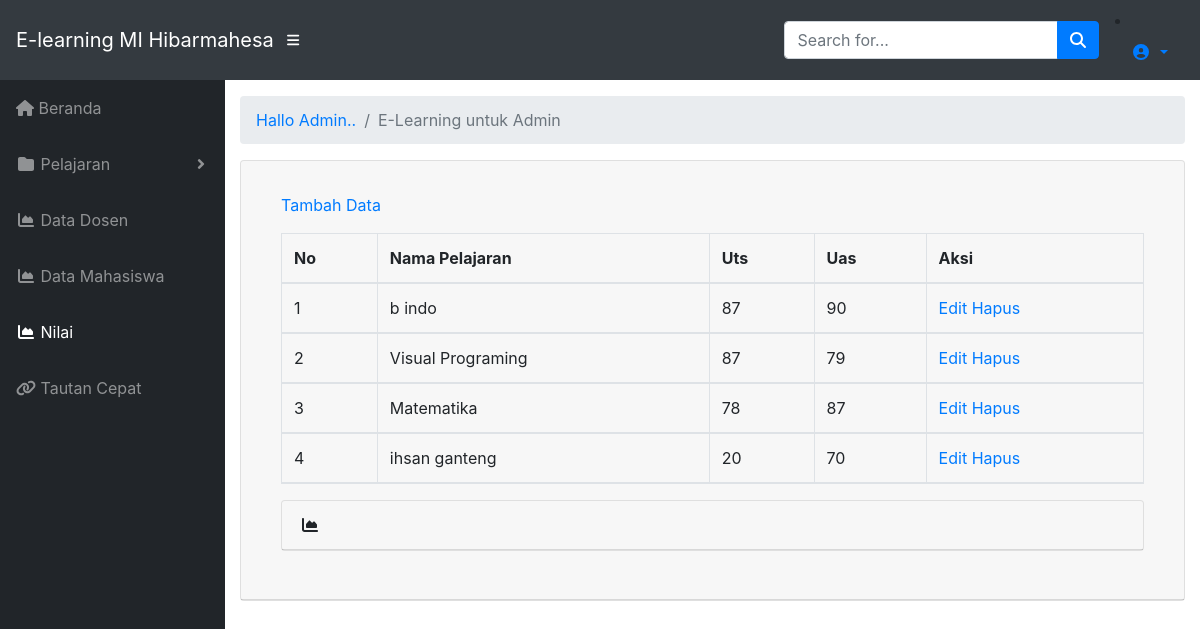
/index.php/crud, run on the app's committed database.
### tables this page shows
CREATE TABLE IF NOT EXISTS `nilai` (
`id` int(10) NOT NULL,
  `namapel` varchar(100) NOT NULL,
  `uts` int(100) NOT NULL,
  `uas` int(100) NOT NULL
);

### application/controllers/crud.php (called while the page is built, shortened)
<?php
class Crud extends CI_Controller{
    function __construct(){
        $this->load->model('m_data');
        $this->load->helper('url');
    }
    function index(){
        $data['nilai'] = $this->m_data->tampil_data()->result();
        $this->load->view('v_nilai_admin',$data);
    }
}

### index.php (called while the page is built, shortened)
<?php
require_once BASEPATH.'core/CodeIgniter.php';

### application/models/m_data.php (called while the page is built, shortened)
<?php
class M_data extends CI_Model{
	function tampil_data(){
		return $this->db->get('nilai');
	}
}

### application/views/v_nilai_admin.php (the view, shortened to what this page needs)
<!DOCTYPE html>
<html lang="en">
<head>
  <link href="vendor/fontawesome-free/css/all.min.css" rel="stylesheet" type="text/css">
  <link href="vendor/datatables/dataTables.bootstrap4.css" rel="stylesheet">
  <link href="css/sb-admin.css" rel="stylesheet">
</head>
<body id="page-top">
  <nav class="navbar navbar-expand navbar-dark bg-dark static-top">
    <a class="navbar-brand mr-1" href="index.html">E-learning MI Hibarmahesa</a>
    <button class="btn btn-link btn-sm text-white order-1 order-sm-0" id="sidebarToggle" href="#">
      <i class="fas fa-bars"></i>
    </button>
    <form class="d-none d-md-inline-block form-inline ml-auto mr-0 mr-md-3 my-2 my-md-0">
      <div class="input-group">
        <input type="text" class="form-control" placeholder="Search for..." aria-label="Search" aria-describedby="basic-addon2">
        <div class="input-group-append">
          <button class="btn btn-primary" type="button">
            <i class="fas fa-search"></i>
          </button>
        </div>
      </div>
    </form>
      <li class="nav-item dropdown no-arrow">
        <a class="nav-link dropdown-toggle" href="#" id="userDropdown" role="button" data-toggle="dropdown" aria-haspopup="true" aria-expanded="false">
          <i class="fas fa-user-circle fa-fw"></i>
        </a>
      </li>
  </nav>
  <div id="wrapper">
    <ul class="sidebar navbar-nav">
      <li class="nav-item">
        <a class="nav-link" href="dashboard_admin">
          <i class="fas fa-home"></i>
          <span>Beranda</span>
        </a>
      </li>
      <li class="nav-item dropdown">
        <a class="nav-link dropdown-toggle" href="#" id="pagesDropdown" role="button" data-toggle="dropdown" aria-haspopup="true" aria-expanded="false">
          <i class="fas fa-fw fa-folder"></i>
          <span>Pelajaran</span>
        </a>
      </li>
      <li class="nav-item">
        <a class="nav-link" href="data_dosen">
          <i class="fas fa-fw fa-chart-area"></i>
          <span>Data Dosen</span></a>
          <li class="nav-item">
        <a class="nav-link" href="data_mahasiswa">
          <i class="fas fa-fw fa-chart-area"></i>
          <span>Data Mahasiswa</span></a>
      </li>
      <li class="nav-item active">
        <a class="nav-link" href="nilai_admin">
          <i class="fas fa-fw fa-chart-area"></i>
          <span>Nilai</span></a>
      </li>
      <li class="nav-item">
        <a class="nav-link" href="#">
          <i class="fas fa-link"></i>
          <span>Tautan Cepat</span></a>
      </li>
    </ul>
    <div id="content-wrapper">
      <div class="container-fluid">
        <ol class="breadcrumb">
          <li class="breadcrumb-item">
            <a href="#">Hallo Admin..</a>
          </li>
          <li class="breadcrumb-item active">E-Learning untuk Admin</li>
        </ol>
          <div class="card mb-3">
          <div class="card-header">
          <div class="card-body">
            <div class="table-responsive">
            <p><a href="tambah_nilai">Tambah Data</a></p>
              <table class="table table-bordered" id="dataTable" width="100%" cellspacing="0">
                <thead>
                  <tr>
                    <th>No</th>
                    <th>Nama Pelajaran</th>
                    <th>Uts</th>
                    <th>Uas</th>
                    <th>Aksi</th>
                  </tr>
                  <?php
                  $no = 1;
                  foreach($nilai as $data){ ?>
                    <tr>
                <td><?php echo $no++ ?></td>
                <td><?php echo $data->namapel ?></td>
                <td><?php echo $data->uts ?></td>
                <td><?php echo $data->uas ?></td>
                <td>
        <?php echo anchor('crud/edit/'.$data->id,'Edit'); ?>
        <?php echo anchor('crud/hapus_data/'.$data->id,'Hapus'); ?>
               </td>
              </tr>
            <?php } ?>
                </thead>
                </table>
        <div class="card mb-3">
          <div class="card-header">
            <i class="fas fa-chart-area"></i>
        </div>
      </div>
</body>
</html>

### data on the page
nilai: namapel "b indo", uts "87", uas "90", id "Edit", id "Hapus"
nilai: namapel "Visual Programing", uts "87", uas "79", id "Edit", id "Hapus"
nilai: namapel "Matematika", uts "78", uas "87", id "Edit", id "Hapus"
nilai: namapel "ihsan ganteng", uts "20", uas "70", id "Edit", id "Hapus"
